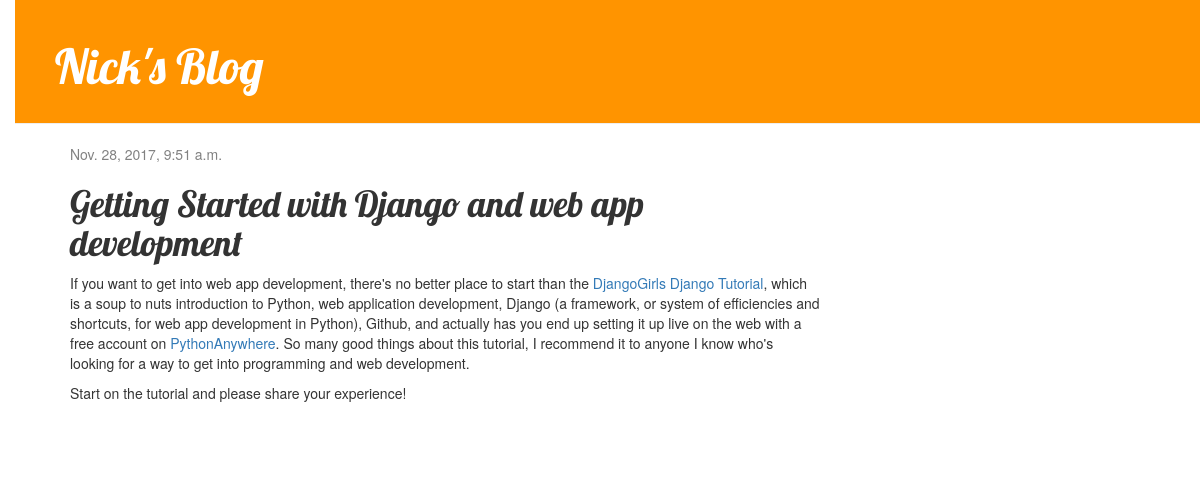
The app's page /post/1/ with its own data.
### blog/models.py (models this page shows, shortened)
class Post(models.Model):
    author = models.ForeignKey('auth.User')
    title = models.CharField(max_length=200)
    text = models.TextField()
    created_date = models.DateTimeField(default=timezone.now)
    published_date = models.DateTimeField(blank=True, null=True)

### blog/views.py (the view)
# urls.py: url(r'^post/(?P<pk>\d+)/$', views.post_detail, name='post_detail'),
def post_detail(request, pk):
    post = get_object_or_404(Post, pk=pk)
    return render(request, 'blog/post_detail.html', {'post': post})

### blog/templates/blog/post_detail.html
{% extends 'blog/base.html' %}
{% load markdownify %}
{% block content %}
    <div class="post">
        {% if post.published_date %}
            <div class="date">
                {{ post.published_date }}
            </div>
        {% endif %}
        <h1>{{ post.title }}</h1>
        <p>{{ post.text|markdownify }}</p>
    </div>
{% endblock %}

### blog/templates/blog/base.html (shortened to what this page needs)
{% load staticfiles %}
<html>
    <head>
        <link rel="stylesheet" href="//maxcdn.bootstrapcdn.com/bootstrap/3.2.0/css/bootstrap.min.css">
        <link rel="stylesheet" href="//maxcdn.bootstrapcdn.com/bootstrap/3.2.0/css/bootstrap-theme.min.css">
        <link rel="stylesheet" href="{% static 'css/blog.css' %}">
    </head>
    <body>
        <div class="page-header">
            <h1>
                <a href="/">Nick's Blog</a>
            </h1>
        </div>
        <div class="content container">
            <div class="row">
                <div class="col-md-8">
                {% block content %}
                {% endblock %}
                </div>
            </div>
        </div>
    </body>
</html>

### blog/static/css/blog.css (style rules this page uses)
h1 a { color: #FCA205; font-family: 'Lobster'; }
body { padding-left: 15px; }
.page-header { background-color: #ff9400; margin-top: 0; padding: 20px 20px 20px 40px; }
.page-header h1, .page-header h1 a, .page-header h1 a:visited, .page-header h1 a:active { color: #ffffff; font-size: 36pt; text-decoration: none; }
.content { margin-left: 40px; }
h1, h2, h3, h4 { font-family: 'Lobster', cursive; }
.date { color: #828282; }
.post { margin-bottom: 70px; }

### records on screen
Post: published_date "Nov. 28, 2017, 9:51 a.m.", title "Getting Started with Django and web app development", text "If you want to get into web app development, there's no better place to start than the DjangoGirls Django Tutorial , which is a soup to nuts introduction to Python, web application development, Django (a framework, or system of efficiencies and shortcuts, for web app development in Python), Github, and actually has you end up setting it up live on the web with a free account on PythonAnywhere . So many good things about this tutorial, I recommend it to anyone I know who's looking for a way to get into programming and web development. Start on the tutorial and please share your experience!"
